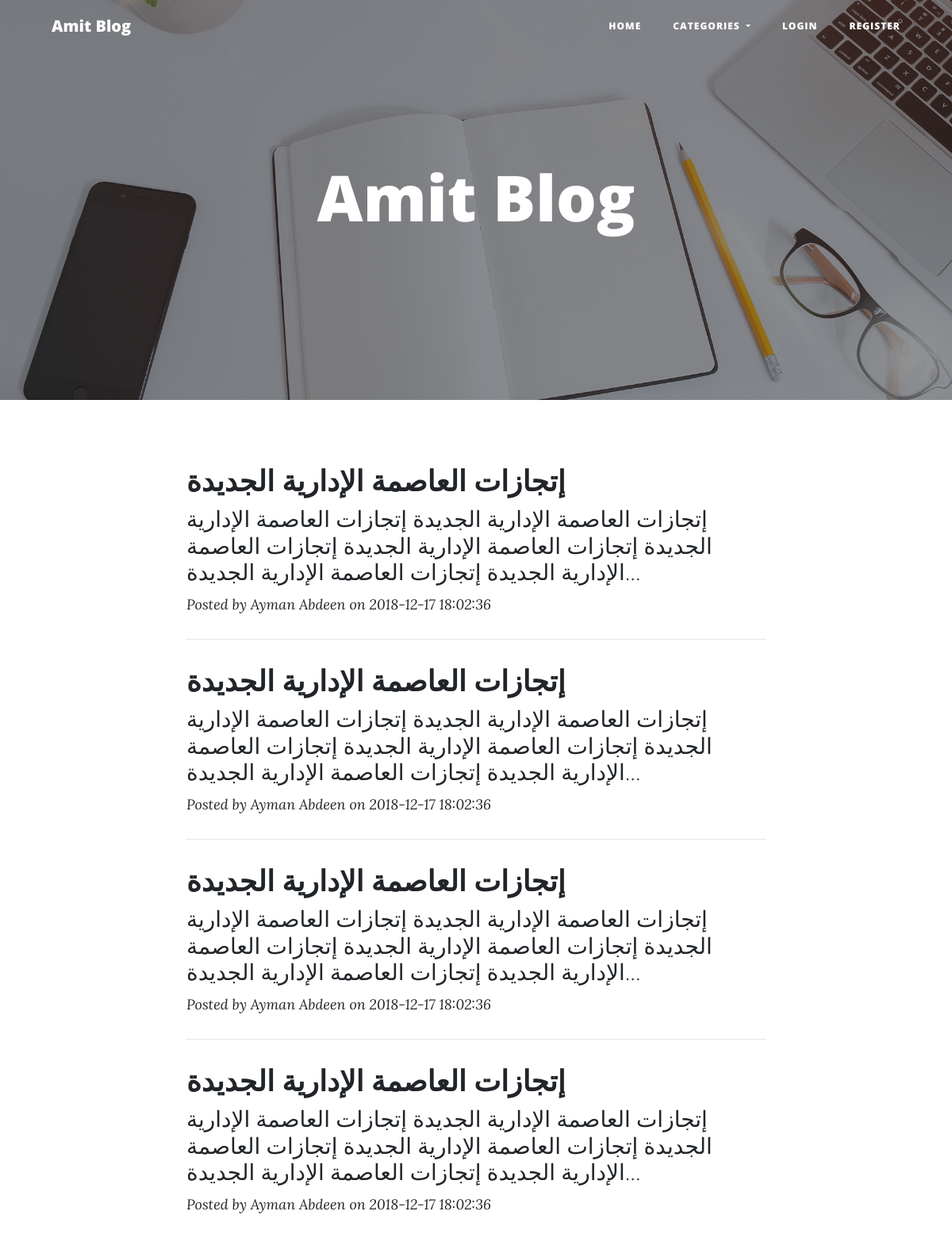
Before: / (upper part) with the older database file.
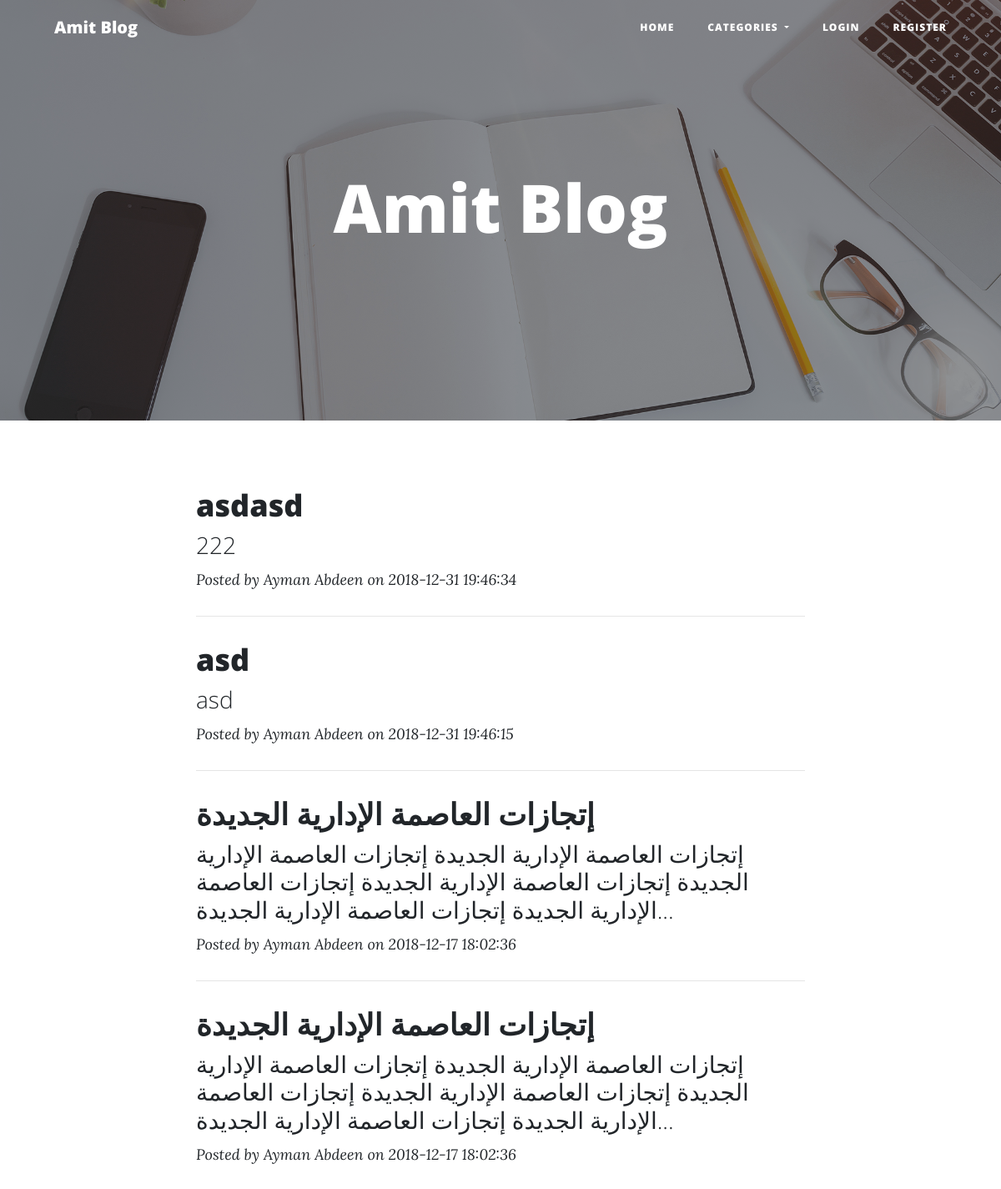
After: the same page with the newer database file.
### tables this page shows
CREATE TABLE IF NOT EXISTS `posts` (
  `id` int(10) UNSIGNED NOT NULL AUTO_INCREMENT,
  `category_id` int(10) UNSIGNED NOT NULL,
  `user_id` int(10) UNSIGNED NOT NULL,
  `title` varchar(4000) NOT NULL,
  `content` text NOT NULL,
  `picture` varchar(255) NOT NULL,
  `created_at` timestamp NOT NULL DEFAULT CURRENT_TIMESTAMP,
  `is_active` tinyint(1) NOT NULL,
  PRIMARY KEY (`id`),
  KEY `users_posts_fk` (`user_id`),
  KEY `categories_posts_fk` (`category_id`)
);

CREATE TABLE IF NOT EXISTS `users` (
  `id` int(10) UNSIGNED NOT NULL AUTO_INCREMENT,
  `username` varchar(255) NOT NULL,
  `password` varchar(255) NOT NULL,
  `name` varchar(255) NOT NULL,
  `picture` varchar(255) NOT NULL,
  `is_author` tinyint(1) NOT NULL DEFAULT '0',
  `is_admin` tinyint(1) NOT NULL DEFAULT '0',
  `is_active` tinyint(1) NOT NULL DEFAULT '1',
  PRIMARY KEY (`id`),
  UNIQUE KEY `username` (`username`)
);

### helper/database.php (called while the page is built, shortened)
<?php
function getRows($q){
    $result=[];
    $con = mysqli_connect("localhost","blog_user","blog_user123","amit_blog");
    mysqli_set_charset($con,"utf8");
    $query = mysqli_query($con,$q);
    while($row=mysqli_fetch_array($query)){
        array_push($result,$row);
    }
    return $result;
}

### helper/categories.php (called while the page is built, shortened)
<?php
require_once($base_dir.'helper/database.php');
function getCategories(){
    $categories = getRows("select * from categories");
    return $categories;
}
function getCategoryName($categories,$id){
    return "Amit Blog";
}

### helper/params.php (called while the page is built, shortened)
<?php
$cat_id=getNumericParam('cat_id',0);
$limit=getNumericParam('limit',10);
$page=getNumericParam('page',1);
$keywords=getStringParam('keywords');
function getNumericParam($name,$defult){
    if(!isset($_GET[$name]))
        return $defult;
    $result=$_GET[$name];
    return $result;
}
function getStringParam($name){
    if(!isset($_GET[$name]))
        return '';
    return addslashes($_GET[$name]);
}

### helper/posts.php (called while the page is built, shortened)
<?php
require_once($base_dir.'helper/database.php');
function getPosts($cat_id=0,$limit=10,$page=1,$condition=''){
    $query = "
    SELECT posts.*,users.name as user_name,categories.name as category_name
    FROM posts LEFT JOIN users ON users.id=posts.user_id
    LEFT JOIN categories  on categories.id=posts.category_id
    WHERE (posts.title like '%$condition%' or posts.content like '%$condition%') and users.is_active=1
    ";
    $query = $query ." order by created_at desc ";
    $start=($page-1)*$limit;
    $query =$query . " limit $start,$limit";
    $posts = getRows($query);
return $posts;
}
function getContentForHome($content){
    $max = 20;
    $arr=explode(" ", $content);
    if(count($arr)<=$max)
        return $content;
    $arr=array_splice($arr,0, $max);
    $content = implode(" ", $arr);
    return $content.'...';
}

### helper/config.php (called while the page is built, shortened)
<?php
$base_url = 'http://localhost/amit_blog';

### index.php (the view, shortened to what this page needs)
<?php
require_once('helper/config.php');
require_once('layouts/header.php');
require_once('helper/params.php');
require_once('helper/posts.php');
?>
  <header class="masthead" style="background-image: url('img/home-bg.jpg')">
      <div class="overlay"></div>
      <div class="container">
        <div class="row">
          <div class="col-lg-8 col-md-10 mx-auto">
            <div class="site-heading">
              <h1><?php echo getCategoryName($categories,$cat_id);?></h1>
            </div>
          </div>
        </div>
      </div>
    </header>
    <div class="container">
      <div class="row">
        <div class="col-lg-8 col-md-10 mx-auto">
<?php
$posts=getPosts($cat_id,$limit,$page,$keywords);
foreach($posts as $post)
{
  ?>
<div class='post-preview'>
		<a href='<?php echo $base_url.'/pages/post.php?id='.$post['id'];?>'>
			<h2 class='post-title'><?php echo $post['title']?></h2>
			<h3 class='post-subtitle'><?php echo getContentForHome($post['content'])?></h3>
        </a>
        <p class='post-meta'>
        <a href='<?php echo $base_url.'/pages/author.php?id='.$post['user_id'];?>'>
        <?php echo 'Posted by '.$post['user_name'].' on '.$post['created_at'];?>
        </a>
        </p>
        </div>
    <hr>
  <?php
}
?>
        </div>
      </div>
    </div>
    <?php
    require_once('layouts/footer.php');
    ?>

Changed rows visible on the page:
removed posts: title "إتجازات العاصمة الإدارية الجديدة", content "إتجازات العاصمة الإدارية الجديدة إتجازات العاصمة الإدارية الجديدة إتجازات العاصمة الإدارية الجديدة إتجازات العاصمة الإدارية الجديدة إتجازات العاصمة الإدارية الجديدة...", user.name "Ayman Abdeen", created_at "2018-12-17 18:02:36"
removed posts: title "إتجازات العاصمة الإدارية الجديدة", content "إتجازات العاصمة الإدارية الجديدة إتجازات العاصمة الإدارية الجديدة إتجازات العاصمة الإدارية الجديدة إتجازات العاصمة الإدارية الجديدة إتجازات العاصمة الإدارية الجديدة...", user.name "Ayman Abdeen", created_at "2018-12-17 18:02:36"
added posts: title "asdasd", content "222", user.name "Ayman Abdeen", created_at "2018-12-31 19:46:34"
added posts: title "asd", content "asd", user.name "Ayman Abdeen", created_at "2018-12-31 19:46:15"
